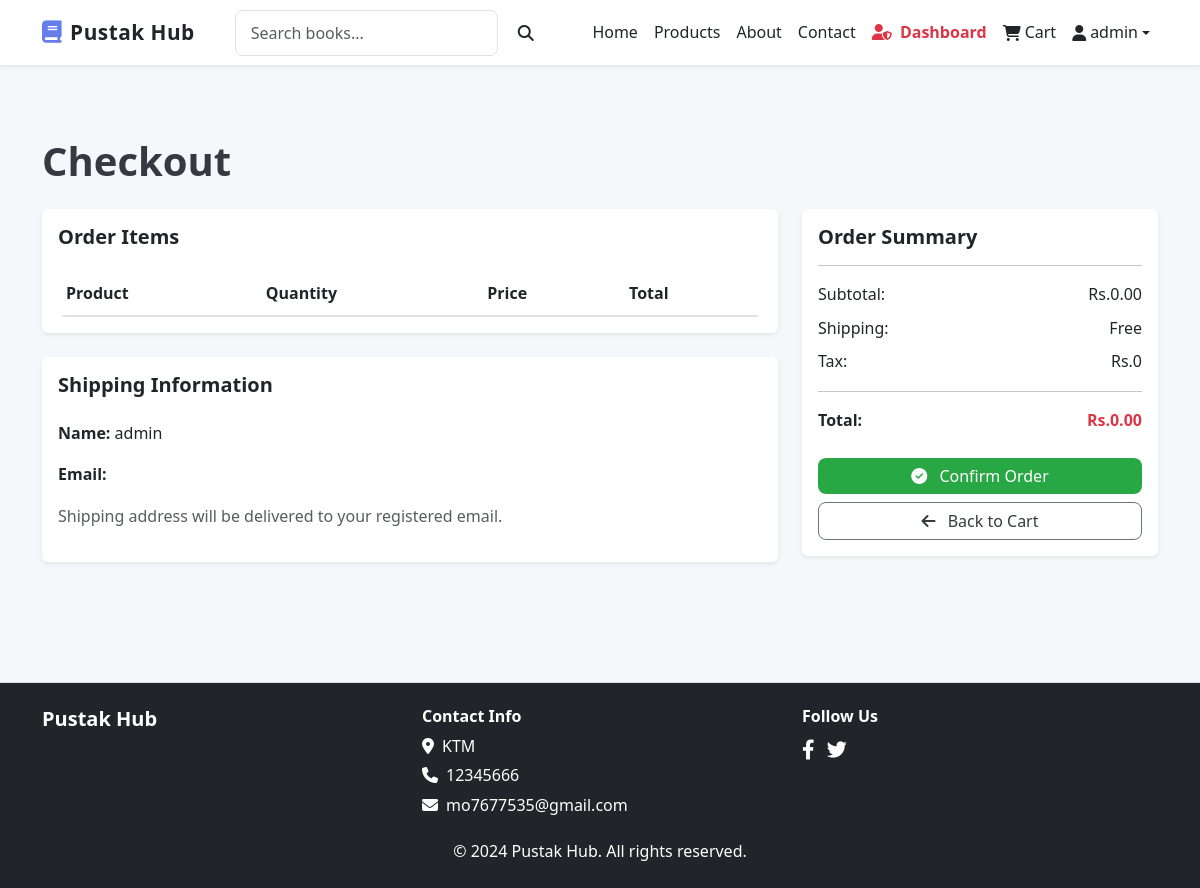
Screenshot of /checkout/ (signed in) with the database file from the repository.
### bookstore/models.py (models this page shows, shortened)
class SiteSettings(models.Model):
    site_name = models.CharField(max_length=255, default='Pustak Hub')
    logo = models.ImageField(upload_to='settings/', blank=True, null=True)
    email = models.EmailField(max_length=255, blank=True, null=True)
    phone = models.CharField(max_length=50, blank=True, null=True)
    address = models.TextField(blank=True, null=True)
    facebook = models.URLField(blank=True, null=True)
    twitter = models.URLField(blank=True, null=True)
    instagram = models.URLField(blank=True, null=True)
    linkedin = models.URLField(blank=True, null=True)
    footer_text = models.TextField(blank=True, null=True)
    updated_at = models.DateTimeField(auto_now=True)
    class Meta:
        verbose_name = "Site Setting"
        verbose_name_plural = "Site Settings"

### bookstore/views.py (the view, shortened to what this page needs)
# urls.py: path('checkout/', views.checkout, name='checkout'),
@login_required
def checkout(request):
    cart_items = request.session.get('cart', {})
    cart_products = []
    total_price = Decimal('0.00')
    context = {
        'cart_items': cart_products,
        'total_price': total_price,
        'page_title': 'Checkout - Pustak Hub'
    }
    return render(request, 'bookstore/checkout.html', context)

### bookstore/context_processors.py (called while the page is built)
def settings_context(request):
    settings = SiteSettings.objects.first()
    return {'site_settings': settings}

### templates/bookstore/checkout.html (shortened to what this page needs)
{% extends 'base.html' %}
{% block content %}
<div class="container my-5">
    <h1 class="mb-4 fw-bold" style="color:#343a40;">Checkout</h1>
    <div class="row g-4">
        <div class="col-md-8">
            <div class="card shadow-sm rounded">
                <div class="card-body">
                    <h5 class="card-title mb-4 fw-bold">Order Items</h5>
                    <div class="table-responsive">
                        <table class="table align-middle mb-0">
                            <thead style="background-color:#f8f9fa;">
                                <tr>
                                    <th>Product</th>
                                    <th>Quantity</th>
                                    <th>Price</th>
                                    <th>Total</th>
                                </tr>
                            </thead>
                        </table>
                    </div>
                </div>
            </div>
            <div class="card shadow-sm rounded mt-4">
                <div class="card-body">
                    <h5 class="card-title mb-4 fw-bold">Shipping Information</h5>
                    <p><strong>Name:</strong> {{ user.get_full_name|default:user.username }}</p>
                    <p><strong>Email:</strong> {{ user.email }}</p>
                    <p class="text-muted">Shipping address will be delivered to your registered email.</p>
                </div>
            </div>
        </div>
        <div class="col-md-4">
            <div class="card shadow-sm rounded">
                <div class="card-body">
                    <h5 class="card-title fw-bold">Order Summary</h5>
                    <hr>
                    <div class="d-flex justify-content-between mb-2">
                        <span>Subtotal:</span>
                        <span>Rs.{{ total_price }}</span>
                    </div>
                    <div class="d-flex justify-content-between mb-2">
                        <span>Shipping:</span>
                        <span>Free</span>
                    </div>
                    <div class="d-flex justify-content-between mb-3">
                        <span>Tax:</span>
                        <span>Rs.0</span>
                    </div>
                    <hr>
                    <div class="d-flex justify-content-between mb-4">
                        <strong>Total:</strong>
                        <strong class="text-danger">Rs.{{ total_price }}</strong>
                    </div>
                    <form method="post">
                        <button type="submit" class="btn w-100 mb-2"
                                style="background-color:#28a745; color:white; border-radius:8px; transition: all 0.3s;">
                            <i class="fas fa-check-circle me-2"></i> Confirm Order
                        </button>
                    </form>
                    <a href="{% url 'cart' %}" class="btn w-100 border border-secondary"
                       style="color:#343a40; background-color:white; border-radius:8px; transition: all 0.3s;">
                        <i class="fas fa-arrow-left me-2"></i> Back to Cart
                    </a>
                </div>
            </div>
        </div>
    </div>
</div>
{% endblock %}

### templates/base.html (shortened to what this page needs)
{% load static %}
<!DOCTYPE html>
<html lang="en">
<head>
    <link href="https://cdnjs.cloudflare.com/ajax/libs/bootstrap/5.3.0/css/bootstrap.min.css" rel="stylesheet">
    <link href="https://cdnjs.cloudflare.com/ajax/libs/font-awesome/6.4.0/css/all.min.css" rel="stylesheet">
    <link rel="stylesheet" href="{% static 'css/style.css' %}">
</head>
<body>
{% if user.is_authenticated or request.resolver_match.url_name not in 'login,register' %}
<nav class="navbar navbar-expand-lg navbar-light bg-white shadow-sm sticky-top">
    <div class="container">
        <a class="navbar-brand fw-bold d-flex align-items-center text-dark" href="{% url 'home' %}">
            <i class="fas fa-book me-2"></i> Pustak Hub
        </a>
        <div class="collapse navbar-collapse" id="navbarNav">
            <form class="d-flex mx-lg-4 my-2 my-lg-0" method="GET" action="{% url 'products' %}">
                <input
                    class="form-control me-2"
                    type="search"
                    name="q"
                    placeholder="Search books..."
                    value="{{ request.GET.q }}"
                >
                <button class="btn btn-outline-dark" type="submit">
                    <i class="fas fa-search"></i>
                </button>
            </form>
            <ul class="navbar-nav ms-auto align-items-lg-center">
                <li class="nav-item"><a class="nav-link text-dark" href="{% url 'home' %}">Home</a></li>
                <li class="nav-item"><a class="nav-link text-dark" href="{% url 'products' %}">Products</a></li>
                <li class="nav-item"><a class="nav-link text-dark" href="{% url 'about' %}">About</a></li>
                <li class="nav-item"><a class="nav-link text-dark" href="{% url 'contact' %}">Contact</a></li>
                {% if user.is_authenticated and user.is_superuser %}
                <li class="nav-item">
                    <a class="nav-link text-danger fw-bold" href="/admin/">
                        <i class="fas fa-user-shield me-1"></i> Dashboard
                    </a>
                </li>
                {% endif %}
                <li class="nav-item position-relative">
                    <a class="nav-link d-flex align-items-center text-dark" href="{% url 'cart' %}">
                        <i class="fas fa-shopping-cart me-1"></i> Cart
                    </a>
                </li>
                {% if user.is_authenticated %}
                    <li class="nav-item dropdown">
                        <a class="nav-link dropdown-toggle text-dark d-flex align-items-center" href="#" id="userDropdown" role="button" data-bs-toggle="dropdown">
                            <i class="fas fa-user me-1"></i> {{ user.username }}
                        </a>
                    </li>
                {% else %}
                    <li class="nav-item"><a class="nav-link text-dark" href="{% url 'login' %}">Login</a></li>
                    <li class="nav-item"><a class="nav-link text-dark" href="{% url 'register' %}">Register</a></li>
                {% endif %}
            </ul>
        </div>
    </div>
</nav>
{% endif %}
<main class="py-4">
    {% block content %}{% endblock %}
</main>
<footer class="bg-dark text-white mt-5 py-4 shadow-sm">
    <div class="container">
        <div class="row text-center text-md-start">
            <div class="col-md-4 mb-3 mb-md-0">
                <h5 class="fw-bold">Pustak Hub</h5>
                <p class="text-muted small">Your Online Book Store</p>
            </div>
            <div class="col-md-4 mb-3 mb-md-0">
                <h6 class="fw-bold">Contact Info</h6>
                {% if site_settings %}
                    {% if site_settings.address %}
                        <p class="mb-1"><i class="fas fa-map-marker-alt me-2"></i>{{ site_settings.address }}</p>
                    {% endif %}
                    {% if site_settings.phone %}
                        <p class="mb-1"><i class="fas fa-phone me-2"></i>{{ site_settings.phone }}</p>
                    {% endif %}
                    {% if site_settings.email %}
                        <p class="mb-1"><i class="fas fa-envelope me-2"></i>{{ site_settings.email }}</p>
                    {% endif %}
                {% endif %}
            </div>
            <div class="col-md-4">
                <h6 class="fw-bold">Follow Us</h6>
                {% if site_settings %}
                    {% if site_settings.facebook %}
                        <a href="{{ site_settings.facebook }}" class="me-2 text-white fs-5"><i class="fab fa-facebook-f"></i></a>
                    {% endif %}
                    {% if site_settings.twitter %}
                        <a href="{{ site_settings.twitter }}" class="me-2 text-white fs-5"><i class="fab fa-twitter"></i></a>
                    {% endif %}
                {% endif %}
            </div>
        </div>
        <div class="text-center mt-3">
            <p class="mb-0">&copy; 2024 Pustak Hub. All rights reserved.</p>
        </div>
    </div>
</footer>
</body>
</html>

### static/css/style.css (style rules this page uses)
:root { --primary-color: #667eea; --secondary-color: #764ba2; --success-color: #28a745; --danger-color: #dc3545; --warning-color: #ffc107; --info-color: #17a2b8; --light-color: #f8f9fa; --dark-color: #343a40; --border-radius: 8px; --font-family: 'Segoe UI', Tahoma, Geneva, Verdana, sans-serif; }
* { margin: 0; padding: 0; box-sizing: border-box; }
body { font-family: var(--font-family); background-color: #f5f7fa; color: #333; line-height: 1.6; }
a { color: var(--primary-color); text-decoration: none; transition: all 0.3s ease; }
.navbar { box-shadow: 0 2px 8px rgba(0, 0, 0, 0.1); padding: 0.6rem 0; }
.navbar-brand { font-size: 1.3rem !important; font-weight: 700 !important; letter-spacing: 0.5px; transition: all 0.3s ease; }
.navbar-brand i { font-size: 1.4rem; margin-right: 8px !important; color: #667eea; }
.card { border: none; border-radius: var(--border-radius); box-shadow: 0 2px 8px rgba(0, 0, 0, 0.1); transition: all 0.3s ease; }
.btn { border-radius: var(--border-radius); font-weight: 500; transition: all 0.3s ease; border: none; }
.table { background-color: white; border-radius: var(--border-radius); overflow: hidden; }
.table thead { background-color: var(--light-color); border-bottom: 2px solid #dee2e6; }
.form-control { border-radius: var(--border-radius); border: 1px solid #dee2e6; padding: 10px 15px; transition: all 0.3s ease; }
footer { margin-top: 50px; background-color: #1a1a2e; border-top: 1px solid #dee2e6; color: white; text-align: center; padding: 20px 0; }
.text-center { text-align: center; }
.mt-5 { margin-top: 3rem !important; }
.mb-4 { margin-bottom: 1.5rem !important; }

### templates/base.html (style rules this page uses)
a { text-decoration: none; }
.navbar-brand i { font-size: 1.4rem; color: #667eea; }
.navbar { box-shadow: 0 2px 8px rgba(0,0,0,0.1); }

### rows the page displays
SiteSettings: address "KTM", phone "12345666", email "mo7677535@gmail.com"

### other values shown
{{ user.username }} "admin"
{{ user.get_full_name|default:user.username }} "admin"
{{ total_price }} "0.00"
